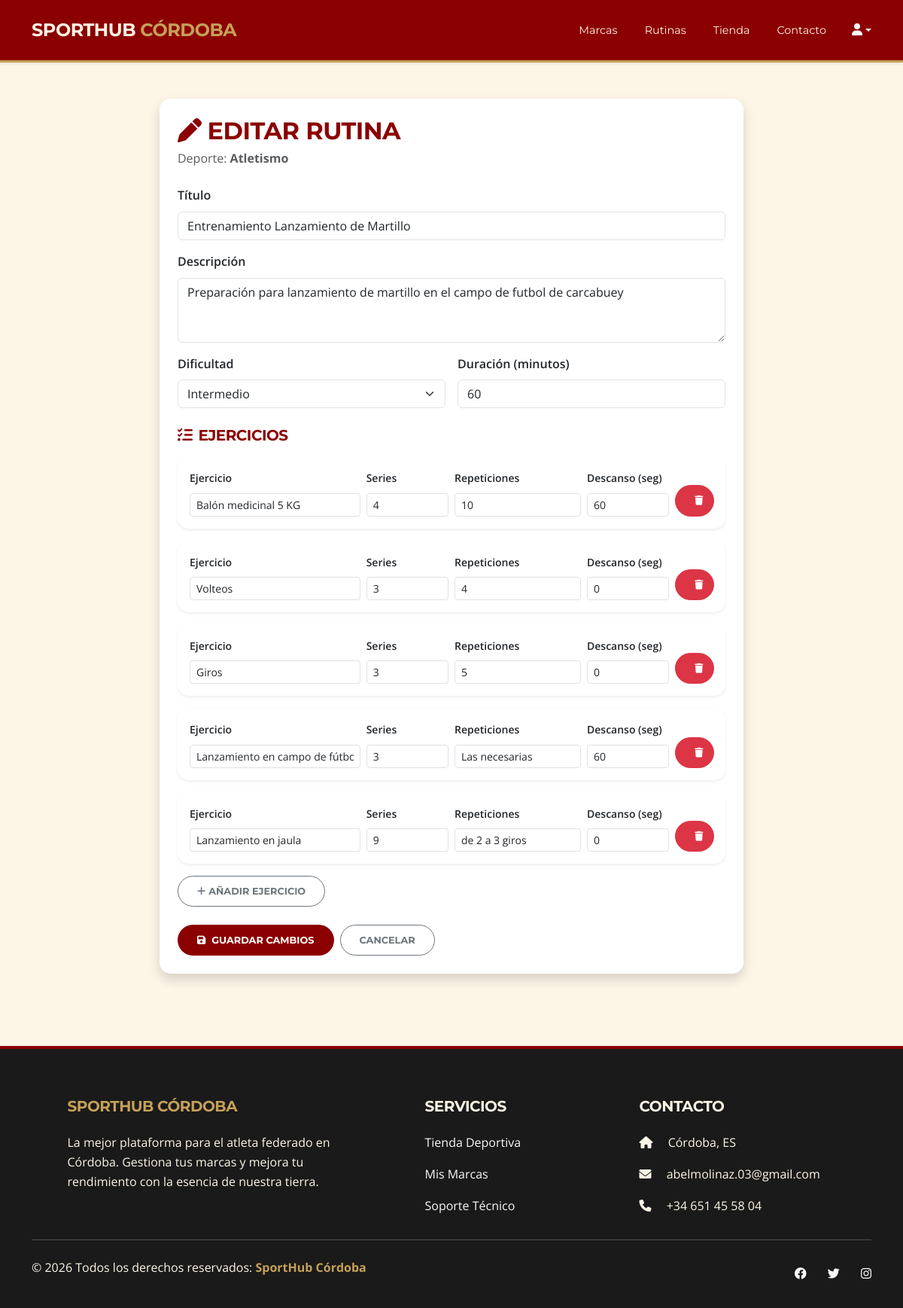
The app's page /pages/rutinas/editar.php?id=1 (signed in) with its own data.
### tables this page shows
CREATE TABLE `rutinas` (
  `id_rutina` int(11) NOT NULL,
  `titulo` varchar(100) NOT NULL,
  `descripcion` text DEFAULT NULL,
  `deporte` varchar(50) NOT NULL,
  `tipo` enum('oficial','personal') NOT NULL DEFAULT 'personal',
  `id_usuario` int(11) DEFAULT NULL,
  `dificultad` enum('Principiante','Intermedio','Avanzado') NOT NULL,
  `duracion_minutos` int(11) DEFAULT NULL,
  `fecha_creacion` timestamp NOT NULL DEFAULT current_timestamp()
);

CREATE TABLE `ejercicios_rutina` (
  `id_ejercicio` int(11) NOT NULL,
  `id_rutina` int(11) NOT NULL,
  `nombre` varchar(100) NOT NULL,
  `series` int(11) DEFAULT NULL,
  `repeticiones` varchar(50) DEFAULT NULL,
  `descanso_segundos` int(11) DEFAULT NULL,
  `orden` int(11) DEFAULT NULL
);

### pages/rutinas/editar.php (the view, shortened to what this page needs)
<?php
include("../../includes/db.php");
include("../../includes/header.php");
$id_rutina = $_GET['id'] ?? null;
$id_usuario = $_SESSION['usuario_id'];
$stmt = $conexion->prepare("SELECT * FROM rutinas WHERE id_rutina = ? AND id_usuario = ? AND tipo = 'personal'");
$stmt->execute([$id_rutina, $id_usuario]);
$rutina = $stmt->fetch(PDO::FETCH_ASSOC);
$stmt2 = $conexion->prepare("SELECT * FROM ejercicios_rutina WHERE id_rutina = ? ORDER BY orden ASC");
$stmt2->execute([$id_rutina]);
$ejercicios = $stmt2->fetchAll(PDO::FETCH_ASSOC);
?>
<main style="flex: 1;">
<div class="container py-5" style="max-width: 800px;">
    <div class="card shadow border-0 p-4">
        <h2 class="fw-bold mb-1" style="color: var(--rojo-mezquita);">
            <i class="fa-solid fa-pen me-2"></i>Editar Rutina
        </h2>
        <p class="text-muted mb-4">Deporte: <strong><?php echo $_SESSION['deporte_usuario']; ?></strong></p>
        <form method="POST">
            <div class="mb-3">
                <label class="form-label fw-semibold">Título</label>
                <input type="text" name="titulo" class="form-control" value="<?php echo htmlspecialchars($rutina['titulo']); ?>" required>
            </div>
            <div class="mb-3">
                <label class="form-label fw-semibold">Descripción</label>
                <textarea name="descripcion" class="form-control" rows="3"><?php echo htmlspecialchars($rutina['descripcion']); ?></textarea>
            </div>
            <div class="row g-3 mb-4">
                <div class="col-md-6">
                    <label class="form-label fw-semibold">Dificultad</label>
                    <select name="dificultad" class="form-select" required>
                        <option value="Intermedio" <?php echo $rutina['dificultad'] === 'Intermedio' ? 'selected' : ''; ?>>Intermedio</option>
                    </select>
                </div>
                <div class="col-md-6">
                    <label class="form-label fw-semibold">Duración (minutos)</label>
                    <input type="number" name="duracion_minutos" class="form-control" value="<?php echo $rutina['duracion_minutos']; ?>" min="1">
                </div>
            </div>
            <h5 class="fw-bold mb-3" style="color: var(--rojo-mezquita);">
                <i class="fa-solid fa-list-check me-2"></i>Ejercicios
            </h5>
            <div id="ejercicios-container">
                <?php if(empty($ejercicios)): ?>
                <div class="ejercicio-row card p-3 mb-3 border-0 shadow-sm">
                    <div class="row g-2">
                        <div class="col-md-4">
                            <label class="form-label small fw-semibold">Ejercicio</label>
                            <input type="text" name="ejercicio_nombre[]" class="form-control form-control-sm" placeholder="Ej: Sentadillas">
                        </div>
                        <div class="col-md-2">
                            <label class="form-label small fw-semibold">Series</label>
                            <input type="number" name="ejercicio_series[]" class="form-control form-control-sm" placeholder="3" min="1">
                        </div>
                        <div class="col-md-3">
                            <label class="form-label small fw-semibold">Repeticiones</label>
                            <input type="text" name="ejercicio_repeticiones[]" class="form-control form-control-sm" placeholder="Ej: 12 o 30seg">
                        </div>
                        <div class="col-md-2">
                            <label class="form-label small fw-semibold">Descanso (seg)</label>
                            <input type="number" name="ejercicio_descanso[]" class="form-control form-control-sm" placeholder="60" min="0">
                        </div>
                        <div class="col-md-1 d-flex align-items-end">
                            <button type="button" class="btn btn-sm btn-danger w-100 eliminar-ejercicio">
                                <i class="fa-solid fa-trash"></i>
                            </button>
                        </div>
                    </div>
                </div>
                <?php else: ?>
                    <?php foreach($ejercicios as $ej): ?>
                    <div class="ejercicio-row card p-3 mb-3 border-0 shadow-sm">
                        <div class="row g-2">
                            <div class="col-md-4">
                                <label class="form-label small fw-semibold">Ejercicio</label>
                                <input type="text" name="ejercicio_nombre[]" class="form-control form-control-sm" value="<?php echo htmlspecialchars($ej['nombre']); ?>">
                            </div>
                            <div class="col-md-2">
                                <label class="form-label small fw-semibold">Series</label>
                                <input type="number" name="ejercicio_series[]" class="form-control form-control-sm" value="<?php echo $ej['series']; ?>" min="1">
                            </div>
                            <div class="col-md-3">
                                <label class="form-label small fw-semibold">Repeticiones</label>
                                <input type="text" name="ejercicio_repeticiones[]" class="form-control form-control-sm" value="<?php echo htmlspecialchars($ej['repeticiones']); ?>">
                            </div>
                            <div class="col-md-2">
                                <label class="form-label small fw-semibold">Descanso (seg)</label>
                                <input type="number" name="ejercicio_descanso[]" class="form-control form-control-sm" value="<?php echo $ej['descanso_segundos']; ?>" min="0">
                            </div>
                            <div class="col-md-1 d-flex align-items-end">
                                <button type="button" class="btn btn-sm btn-danger w-100 eliminar-ejercicio">
                                    <i class="fa-solid fa-trash"></i>
                                </button>
                            </div>
                        </div>
                    </div>
                    <?php endforeach; ?>
                <?php endif; ?>
            </div>
            <button type="button" id="añadir-ejercicio" class="btn btn-outline-secondary btn-sm mb-4">
                <i class="fa-solid fa-plus me-1"></i>Añadir ejercicio
            </button>
            <div class="d-flex gap-2">
                <button type="button" class="btn text-white" style="background-color: var(--rojo-mezquita);" onclick="confirmEdit()">
                    <i class="fa-solid fa-floppy-disk me-2"></i>Guardar cambios
                </button>
                <a href="ver.php?id=<?php echo $id_rutina; ?>" class="btn btn-outline-secondary">Cancelar</a>
            </div>
        </form>
    </div>
</div>
</main>
<?php include("../../includes/footer.php"); ?>

### css/estilos.css (style rules this page uses)
:root { --rojo-mezquita: #8B0000; --crema-mezquita: #FDF5E6; --dorado-mezquita: #C5A059; --texto-oscuro: #2c211a; }
body { background-color: var(--crema-mezquita); color: var(--texto-oscuro); font-family: 'Open Sans', sans-serif; line-height: 1.6; min-height: 100vh; display: flex; flex-direction: column; }
h1, h2, h3, h4, h5, h6, .navbar-brand { font-family: 'Montserrat', sans-serif; font-weight: 700; text-transform: uppercase; letter-spacing: -0.5px; }
.btn { font-family: 'Montserrat', sans-serif; border-radius: 50px; padding: 10px 25px; text-transform: uppercase; font-size: 0.8rem; font-weight: 700; transition: 0.3s; }
.card { border: none; border-radius: 15px; box-shadow: 0 10px 30px rgba(0,0,0,0.1); }

### records on screen
rutinas: titulo "Entrenamiento Lanzamiento de Martillo", descripcion "Preparación para lanzamiento de martillo en el campo de futbol de carcabuey", dificultad "Intermedio", duracion_minutos "60"
ejercicios_rutina: nombre "Balón medicinal 5 KG", series "4", repeticiones "10", descanso_segundos "60"
ejercicios_rutina: nombre "Volteos", series "3", repeticiones "4", descanso_segundos "0"
ejercicios_rutina: nombre "Giros", series "3", repeticiones "5", descanso_segundos "0"
ejercicios_rutina: nombre "Lanzamiento en campo de fútbol", series "3", repeticiones "Las necesarias", descanso_segundos "60"
ejercicios_rutina: nombre "Lanzamiento en jaula", series "9", repeticiones "de 2 a 3 giros", descanso_segundos "0"

### other values on screen
$_SESSION['deporte_usuario'] "Atletismo"
